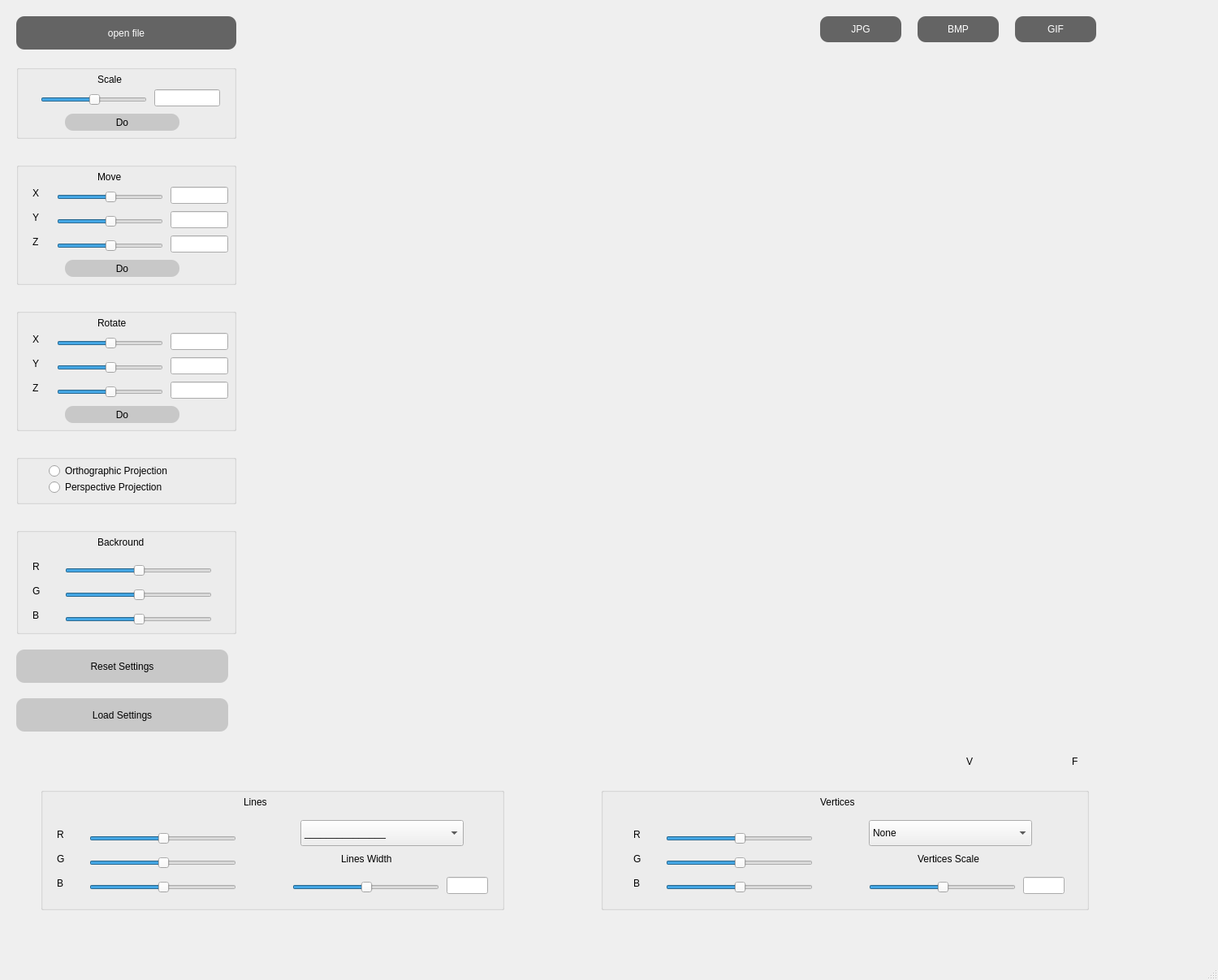
<?xml version="1.0" encoding="UTF-8"?>
<ui version="4.0">
 <class>MainWindow</class>
 <widget class="QMainWindow" name="MainWindow">
  <property name="geometry">
   <rect>
    <x>0</x>
    <y>0</y>
    <width>1500</width>
    <height>1207</height>
   </rect>
  </property>
  <property name="minimumSize">
   <size>
    <width>1000</width>
    <height>1000</height>
   </size>
  </property>
  <property name="maximumSize">
   <size>
    <width>1500</width>
    <height>1500</height>
   </size>
  </property>
  <property name="windowTitle">
   <string>MainWindow</string>
  </property>
  <widget class="QWidget" name="centralwidget">
   <widget class="QPushButton" name="pushButtonOpenFile">
    <property name="geometry">
     <rect>
      <x>20</x>
      <y>20</y>
      <width>271</width>
      <height>41</height>
     </rect>
    </property>
    <property name="styleSheet">
     <string notr="true">QPushButton {
    background-color: rgb(100, 100, 100);
    color: white;
	font: 15px &quot;Apple&quot;;
	border-radius: 10px;
}
QPushButton:pressed {
    background-color: rgb(180, 180, 180);
}</string>
    </property>
    <property name="text">
     <string>open file</string>
    </property>
   </widget>
   <widget class="QGroupBox" name="groupBoxMove">
    <property name="geometry">
     <rect>
      <x>20</x>
      <y>200</y>
      <width>271</width>
      <height>151</height>
     </rect>
    </property>
    <property name="title">
     <string/>
    </property>
    <widget class="QSlider" name="sliderMoveZ">
     <property name="geometry">
      <rect>
       <x>50</x>
       <y>90</y>
       <width>131</width>
       <height>25</height>
      </rect>
     </property>
     <property name="maximumSize">
      <size>
       <width>200</width>
       <height>200</height>
      </size>
     </property>
     <property name="layoutDirection">
      <enum>Qt::LeftToRight</enum>
     </property>
     <property name="sliderPosition">
      <number>50</number>
     </property>
     <property name="orientation">
      <enum>Qt::Horizontal</enum>
     </property>
     <property name="invertedAppearance">
      <bool>false</bool>
     </property>
     <property name="invertedControls">
      <bool>false</bool>
     </property>
    </widget>
    <widget class="QSlider" name="sliderMoveX">
     <property name="geometry">
      <rect>
       <x>50</x>
       <y>30</y>
       <width>131</width>
       <height>25</height>
      </rect>
     </property>
     <property name="maximumSize">
      <size>
       <width>200</width>
       <height>200</height>
      </size>
     </property>
     <property name="layoutDirection">
      <enum>Qt::LeftToRight</enum>
     </property>
     <property name="sliderPosition">
      <number>50</number>
     </property>
     <property name="orientation">
      <enum>Qt::Horizontal</enum>
     </property>
     <property name="invertedAppearance">
      <bool>false</bool>
     </property>
     <property name="invertedControls">
      <bool>false</bool>
     </property>
    </widget>
    <widget class="QLabel" name="labelY">
     <property name="geometry">
      <rect>
       <x>20</x>
       <y>60</y>
       <width>21</width>
       <height>16</height>
      </rect>
     </property>
     <property name="text">
      <string>Y</string>
     </property>
    </widget>
    <widget class="QLabel" name="labelMove">
     <property name="geometry">
      <rect>
       <x>100</x>
       <y>10</y>
       <width>58</width>
       <height>16</height>
      </rect>
     </property>
     <property name="text">
      <string>Move</string>
     </property>
    </widget>
    <widget class="QLabel" name="labelZ">
     <property name="geometry">
      <rect>
       <x>20</x>
       <y>90</y>
       <width>21</width>
       <height>16</height>
      </rect>
     </property>
     <property name="text">
      <string>Z</string>
     </property>
    </widget>
    <widget class="QLabel" name="labelX">
     <property name="geometry">
      <rect>
       <x>20</x>
       <y>30</y>
       <width>21</width>
       <height>16</height>
      </rect>
     </property>
     <property name="text">
      <string>X</string>
     </property>
    </widget>
    <widget class="QSlider" name="sliderMoveY">
     <property name="geometry">
      <rect>
       <x>50</x>
       <y>60</y>
       <width>131</width>
       <height>25</height>
      </rect>
     </property>
     <property name="maximumSize">
      <size>
       <width>200</width>
       <height>200</height>
      </size>
     </property>
     <property name="layoutDirection">
      <enum>Qt::LeftToRight</enum>
     </property>
     <property name="sliderPosition">
      <number>50</number>
     </property>
     <property name="orientation">
      <enum>Qt::Horizontal</enum>
     </property>
     <property name="invertedAppearance">
      <bool>false</bool>
     </property>
     <property name="invertedControls">
      <bool>false</bool>
     </property>
    </widget>
    <widget class="QPushButton" name="MoveButton">
     <property name="geometry">
      <rect>
       <x>60</x>
       <y>120</y>
       <width>141</width>
       <height>21</height>
      </rect>
     </property>
     <property name="styleSheet">
      <string notr="true">QPushButton {
    background-color: rgb(200, 200, 200);
    color: black;
	font: 13px &quot;Apple&quot;;
	border-radius: 10px;
}
QPushButton:pressed {
    background-color: rgb(150, 150, 150);
}</string>
     </property>
     <property name="text">
      <string>Do</string>
     </property>
    </widget>
    <widget class="QLineEdit" name="lineX">
     <property name="geometry">
      <rect>
       <x>190</x>
       <y>30</y>
       <width>71</width>
       <height>21</height>
      </rect>
     </property>
    </widget>
    <widget class="QLineEdit" name="lineY">
     <property name="geometry">
      <rect>
       <x>190</x>
       <y>60</y>
       <width>71</width>
       <height>21</height>
      </rect>
     </property>
    </widget>
    <widget class="QLineEdit" name="lineZ">
     <property name="geometry">
      <rect>
       <x>190</x>
       <y>90</y>
       <width>71</width>
       <height>21</height>
      </rect>
     </property>
    </widget>
   </widget>
   <widget class="QGroupBox" name="groupBoxProjection">
    <property name="geometry">
     <rect>
      <x>20</x>
      <y>560</y>
      <width>271</width>
      <height>61</height>
     </rect>
    </property>
    <property name="title">
     <string/>
    </property>
    <widget class="QRadioButton" name="radioPerspective">
     <property name="geometry">
      <rect>
       <x>40</x>
       <y>30</y>
       <width>181</width>
       <height>20</height>
      </rect>
     </property>
     <property name="text">
      <string>Perspective Projection</string>
     </property>
     <property name="checked">
      <bool>false</bool>
     </property>
    </widget>
    <widget class="QRadioButton" name="radioOrtho">
     <property name="geometry">
      <rect>
       <x>40</x>
       <y>10</y>
       <width>181</width>
       <height>20</height>
      </rect>
     </property>
     <property name="text">
      <string>Orthographic Projection</string>
     </property>
     <property name="checked">
      <bool>false</bool>
     </property>
    </widget>
   </widget>
   <widget class="QGroupBox" name="groupBoxEdges">
    <property name="geometry">
     <rect>
      <x>50</x>
      <y>970</y>
      <width>571</width>
      <height>151</height>
     </rect>
    </property>
    <property name="title">
     <string/>
    </property>
    <widget class="QLabel" name="labelEdges">
     <property name="geometry">
      <rect>
       <x>250</x>
       <y>10</y>
       <width>58</width>
       <height>16</height>
      </rect>
     </property>
     <property name="text">
      <string>Lines</string>
     </property>
    </widget>
    <widget class="QLabel" name="lineLineR">
     <property name="geometry">
      <rect>
       <x>20</x>
       <y>50</y>
       <width>21</width>
       <height>16</height>
      </rect>
     </property>
     <property name="text">
      <string>R</string>
     </property>
    </widget>
    <widget class="QLabel" name="lineLineB">
     <property name="geometry">
      <rect>
       <x>20</x>
       <y>110</y>
       <width>21</width>
       <height>16</height>
      </rect>
     </property>
     <property name="text">
      <string>B</string>
     </property>
    </widget>
    <widget class="QSlider" name="sliderLineB">
     <property name="geometry">
      <rect>
       <x>60</x>
       <y>110</y>
       <width>181</width>
       <height>25</height>
      </rect>
     </property>
     <property name="maximumSize">
      <size>
       <width>200</width>
       <height>200</height>
      </size>
     </property>
     <property name="layoutDirection">
      <enum>Qt::LeftToRight</enum>
     </property>
     <property name="sliderPosition">
      <number>50</number>
     </property>
     <property name="orientation">
      <enum>Qt::Horizontal</enum>
     </property>
     <property name="invertedAppearance">
      <bool>false</bool>
     </property>
     <property name="invertedControls">
      <bool>false</bool>
     </property>
    </widget>
    <widget class="QLabel" name="lineLineG">
     <property name="geometry">
      <rect>
       <x>20</x>
       <y>80</y>
       <width>21</width>
       <height>16</height>
      </rect>
     </property>
     <property name="text">
      <string>G</string>
     </property>
    </widget>
    <widget class="QSlider" name="sliderLineG">
     <property name="geometry">
      <rect>
       <x>60</x>
       <y>80</y>
       <width>181</width>
       <height>25</height>
      </rect>
     </property>
     <property name="maximumSize">
      <size>
       <width>200</width>
       <height>200</height>
      </size>
     </property>
     <property name="layoutDirection">
      <enum>Qt::LeftToRight</enum>
     </property>
     <property name="sliderPosition">
      <number>50</number>
     </property>
     <property name="orientation">
      <enum>Qt::Horizontal</enum>
     </property>
     <property name="invertedAppearance">
      <bool>false</bool>
     </property>
     <property name="invertedControls">
      <bool>false</bool>
     </property>
    </widget>
    <widget class="QSlider" name="sliderLineR">
     <property name="geometry">
      <rect>
       <x>60</x>
       <y>50</y>
       <width>181</width>
       <height>25</height>
      </rect>
     </property>
     <property name="maximumSize">
      <size>
       <width>200</width>
       <height>200</height>
      </size>
     </property>
     <property name="layoutDirection">
      <enum>Qt::LeftToRight</enum>
     </property>
     <property name="sliderPosition">
      <number>50</number>
     </property>
     <property name="orientation">
      <enum>Qt::Horizontal</enum>
     </property>
     <property name="invertedAppearance">
      <bool>false</bool>
     </property>
     <property name="invertedControls">
      <bool>false</bool>
     </property>
    </widget>
    <widget class="QSlider" name="sliderLineWidth">
     <property name="geometry">
      <rect>
       <x>310</x>
       <y>110</y>
       <width>181</width>
       <height>25</height>
      </rect>
     </property>
     <property name="maximumSize">
      <size>
       <width>200</width>
       <height>200</height>
      </size>
     </property>
     <property name="layoutDirection">
      <enum>Qt::LeftToRight</enum>
     </property>
     <property name="sliderPosition">
      <number>50</number>
     </property>
     <property name="orientation">
      <enum>Qt::Horizontal</enum>
     </property>
     <property name="invertedAppearance">
      <bool>false</bool>
     </property>
     <property name="invertedControls">
      <bool>false</bool>
     </property>
    </widget>
    <widget class="QLabel" name="labelEdgesWidth">
     <property name="geometry">
      <rect>
       <x>370</x>
       <y>80</y>
       <width>91</width>
       <height>16</height>
      </rect>
     </property>
     <property name="text">
      <string>Lines Width</string>
     </property>
    </widget>
    <widget class="QLineEdit" name="lineLineWidth">
     <property name="geometry">
      <rect>
       <x>500</x>
       <y>110</y>
       <width>51</width>
       <height>21</height>
      </rect>
     </property>
    </widget>
    <widget class="QComboBox" name="comboBox">
     <property name="geometry">
      <rect>
       <x>320</x>
       <y>40</y>
       <width>201</width>
       <height>32</height>
      </rect>
     </property>
     <item>
      <property name="text">
       <string>_______________</string>
      </property>
     </item>
     <item>
      <property name="text">
       <string>. . . . . . . . . . . . . . . . . </string>
      </property>
     </item>
     <item>
      <property name="text">
       <string>- - - - - - - - - - - - </string>
      </property>
     </item>
    </widget>
   </widget>
   <widget class="QGroupBox" name="groupBoxRotate">
    <property name="geometry">
     <rect>
      <x>20</x>
      <y>380</y>
      <width>271</width>
      <height>151</height>
     </rect>
    </property>
    <property name="title">
     <string/>
    </property>
    <widget class="QSlider" name="sliderRotateZ">
     <property name="geometry">
      <rect>
       <x>50</x>
       <y>90</y>
       <width>131</width>
       <height>25</height>
      </rect>
     </property>
     <property name="maximumSize">
      <size>
       <width>200</width>
       <height>200</height>
      </size>
     </property>
     <property name="layoutDirection">
      <enum>Qt::LeftToRight</enum>
     </property>
     <property name="sliderPosition">
      <number>50</number>
     </property>
     <property name="orientation">
      <enum>Qt::Horizontal</enum>
     </property>
     <property name="invertedAppearance">
      <bool>false</bool>
     </property>
     <property name="invertedControls">
      <bool>false</bool>
     </property>
    </widget>
    <widget class="QSlider" name="sliderRotateX">
     <property name="geometry">
      <rect>
       <x>50</x>
       <y>30</y>
       <width>131</width>
       <height>25</height>
      </rect>
     </property>
     <property name="maximumSize">
      <size>
       <width>200</width>
       <height>200</height>
      </size>
     </property>
     <property name="layoutDirection">
      <enum>Qt::LeftToRight</enum>
     </property>
     <property name="sliderPosition">
      <number>50</number>
     </property>
     <property name="orientation">
      <enum>Qt::Horizontal</enum>
     </property>
     <property name="invertedAppearance">
      <bool>false</bool>
     </property>
     <property name="invertedControls">
      <bool>false</bool>
     </property>
    </widget>
    <widget class="QLabel" name="lineRotateY">
     <property name="geometry">
      <rect>
       <x>20</x>
       <y>60</y>
       <width>21</width>
       <height>16</height>
      </rect>
     </property>
     <property name="text">
      <string>Y</string>
     </property>
    </widget>
    <widget class="QLabel" name="lineRotate">
     <property name="geometry">
      <rect>
       <x>100</x>
       <y>10</y>
       <width>58</width>
       <height>16</height>
      </rect>
     </property>
     <property name="text">
      <string>Rotate</string>
     </property>
    </widget>
    <widget class="QLabel" name="lineRotateZ">
     <property name="geometry">
      <rect>
       <x>20</x>
       <y>90</y>
       <width>21</width>
       <height>16</height>
      </rect>
     </property>
     <property name="text">
      <string>Z</string>
     </property>
    </widget>
    <widget class="QLabel" name="lineRotateX">
     <property name="geometry">
      <rect>
       <x>20</x>
       <y>30</y>
       <width>21</width>
       <height>16</height>
      </rect>
     </property>
     <property name="text">
      <string>X</string>
     </property>
    </widget>
    <widget class="QSlider" name="sliderRotateY">
     <property name="geometry">
      <rect>
       <x>50</x>
       <y>60</y>
       <width>131</width>
       <height>25</height>
      </rect>
     </property>
     <property name="maximumSize">
      <size>
       <width>200</width>
       <height>200</height>
      </size>
     </property>
     <property name="layoutDirection">
      <enum>Qt::LeftToRight</enum>
     </property>
     <property name="sliderPosition">
      <number>50</number>
     </property>
     <property name="orientation">
      <enum>Qt::Horizontal</enum>
     </property>
     <property name="invertedAppearance">
      <bool>false</bool>
     </property>
     <property name="invertedControls">
      <bool>false</bool>
     </property>
    </widget>
    <widget class="QPushButton" name="RotateButton">
     <property name="geometry">
      <rect>
       <x>60</x>
       <y>120</y>
       <width>141</width>
       <height>21</height>
      </rect>
     </property>
     <property name="styleSheet">
      <string notr="true">QPushButton {
    background-color: rgb(200, 200, 200);
    color: black;
	font: 13px &quot;Apple&quot;;
	border-radius: 10px;
}
QPushButton:pressed {
    background-color: rgb(150, 150, 150);
}</string>
     </property>
     <property name="text">
      <string>Do</string>
     </property>
    </widget>
    <widget class="QLineEdit" name="lineRotX">
     <property name="geometry">
      <rect>
       <x>190</x>
       <y>30</y>
       <width>71</width>
       <height>21</height>
      </rect>
     </property>
    </widget>
    <widget class="QLineEdit" name="lineRotY">
     <property name="geometry">
      <rect>
       <x>190</x>
       <y>60</y>
       <width>71</width>
       <height>21</height>
      </rect>
     </property>
    </widget>
    <widget class="QLineEdit" name="lineRotZ">
     <property name="geometry">
      <rect>
       <x>190</x>
       <y>90</y>
       <width>71</width>
       <height>21</height>
      </rect>
     </property>
    </widget>
   </widget>
   <widget class="QGroupBox" name="groupBoxVertices">
    <property name="geometry">
     <rect>
      <x>740</x>
      <y>970</y>
      <width>601</width>
      <height>151</height>
     </rect>
    </property>
    <property name="title">
     <string/>
    </property>
    <widget class="QLabel" name="labelVertices">
     <property name="geometry">
      <rect>
       <x>270</x>
       <y>10</y>
       <width>58</width>
       <height>16</height>
      </rect>
     </property>
     <property name="text">
      <string>Vertices</string>
     </property>
    </widget>
    <widget class="QLabel" name="labelVertScale">
     <property name="geometry">
      <rect>
       <x>390</x>
       <y>80</y>
       <width>91</width>
       <height>16</height>
      </rect>
     </property>
     <property name="text">
      <string>Vertices Scale</string>
     </property>
    </widget>
    <widget class="QLineEdit" name="lineVertScale">
     <property name="geometry">
      <rect>
       <x>520</x>
       <y>110</y>
       <width>51</width>
       <height>21</height>
      </rect>
     </property>
    </widget>
    <widget class="QSlider" name="sliderVertR">
     <property name="geometry">
      <rect>
       <x>80</x>
       <y>50</y>
       <width>181</width>
       <height>25</height>
      </rect>
     </property>
     <property name="maximumSize">
      <size>
       <width>200</width>
       <height>200</height>
      </size>
     </property>
     <property name="layoutDirection">
      <enum>Qt::LeftToRight</enum>
     </property>
     <property name="sliderPosition">
      <number>50</number>
     </property>
     <property name="orientation">
      <enum>Qt::Horizontal</enum>
     </property>
     <property name="invertedAppearance">
      <bool>false</bool>
     </property>
     <property name="invertedControls">
      <bool>false</bool>
     </property>
    </widget>
    <widget class="QSlider" name="sliderVertScale">
     <property name="geometry">
      <rect>
       <x>330</x>
       <y>110</y>
       <width>181</width>
       <height>25</height>
      </rect>
     </property>
     <property name="maximumSize">
      <size>
       <width>200</width>
       <height>200</height>
      </size>
     </property>
     <property name="layoutDirection">
      <enum>Qt::LeftToRight</enum>
     </property>
     <property name="sliderPosition">
      <number>50</number>
     </property>
     <property name="orientation">
      <enum>Qt::Horizontal</enum>
     </property>
     <property name="invertedAppearance">
      <bool>false</bool>
     </property>
     <property name="invertedControls">
      <bool>false</bool>
     </property>
    </widget>
    <widget class="QSlider" name="sliderVertG">
     <property name="geometry">
      <rect>
       <x>80</x>
       <y>80</y>
       <width>181</width>
       <height>25</height>
      </rect>
     </property>
     <property name="maximumSize">
      <size>
       <width>200</width>
       <height>200</height>
      </size>
     </property>
     <property name="layoutDirection">
      <enum>Qt::LeftToRight</enum>
     </property>
     <property name="sliderPosition">
      <number>50</number>
     </property>
     <property name="orientation">
      <enum>Qt::Horizontal</enum>
     </property>
     <property name="invertedAppearance">
      <bool>false</bool>
     </property>
     <property name="invertedControls">
      <bool>false</bool>
     </property>
    </widget>
    <widget class="QLabel" name="lineVertG">
     <property name="geometry">
      <rect>
       <x>40</x>
       <y>80</y>
       <width>21</width>
       <height>16</height>
      </rect>
     </property>
     <property name="text">
      <string>G</string>
     </property>
    </widget>
    <widget class="QLabel" name="lineVertB">
     <property name="geometry">
      <rect>
       <x>40</x>
       <y>110</y>
       <width>21</width>
       <height>16</height>
      </rect>
     </property>
     <property name="text">
      <string>B</string>
     </property>
    </widget>
    <widget class="QLabel" name="lineVertR">
     <property name="geometry">
      <rect>
       <x>40</x>
       <y>50</y>
       <width>21</width>
       <height>16</height>
      </rect>
     </property>
     <property name="text">
      <string>R</string>
     </property>
    </widget>
    <widget class="QSlider" name="sliderVertB">
     <property name="geometry">
      <rect>
       <x>80</x>
       <y>110</y>
       <width>181</width>
       <height>25</height>
      </rect>
     </property>
     <property name="maximumSize">
      <size>
       <width>200</width>
       <height>200</height>
      </size>
     </property>
     <property name="layoutDirection">
      <enum>Qt::LeftToRight</enum>
     </property>
     <property name="sliderPosition">
      <number>50</number>
     </property>
     <property name="orientation">
      <enum>Qt::Horizontal</enum>
     </property>
     <property name="invertedAppearance">
      <bool>false</bool>
     </property>
     <property name="invertedControls">
      <bool>false</bool>
     </property>
    </widget>
    <widget class="QComboBox" name="comboBoxVert">
     <property name="geometry">
      <rect>
       <x>330</x>
       <y>40</y>
       <width>201</width>
       <height>32</height>
      </rect>
     </property>
     <item>
      <property name="text">
       <string>None</string>
      </property>
     </item>
     <item>
      <property name="text">
       <string>●</string>
      </property>
     </item>
     <item>
      <property name="text">
       <string>■</string>
      </property>
     </item>
    </widget>
   </widget>
   <widget class="QLabel" name="labelPashFile">
    <property name="geometry">
     <rect>
      <x>20</x>
      <y>930</y>
      <width>1161</width>
      <height>16</height>
     </rect>
    </property>
    <property name="text">
     <string/>
    </property>
   </widget>
   <widget class="QLabel" name="labelF">
    <property name="geometry">
     <rect>
      <x>1320</x>
      <y>930</y>
      <width>58</width>
      <height>16</height>
     </rect>
    </property>
    <property name="text">
     <string>F</string>
    </property>
   </widget>
   <widget class="QLabel" name="labelCountV">
    <property name="geometry">
     <rect>
      <x>1250</x>
      <y>930</y>
      <width>58</width>
      <height>16</height>
     </rect>
    </property>
    <property name="text">
     <string/>
    </property>
   </widget>
   <widget class="QLabel" name="labelCountF">
    <property name="geometry">
     <rect>
      <x>1390</x>
      <y>930</y>
      <width>58</width>
      <height>16</height>
     </rect>
    </property>
    <property name="text">
     <string/>
    </property>
   </widget>
   <widget class="QLabel" name="labelV">
    <property name="geometry">
     <rect>
      <x>1190</x>
      <y>930</y>
      <width>58</width>
      <height>16</height>
     </rect>
    </property>
    <property name="text">
     <string>V</string>
    </property>
   </widget>
   <widget class="QPushButton" name="pushButtonJPG">
    <property name="geometry">
     <rect>
      <x>1010</x>
      <y>20</y>
      <width>100</width>
      <height>32</height>
     </rect>
    </property>
    <property name="styleSheet">
     <string notr="true">QPushButton {
    background-color: rgb(100, 100, 100);
    color: white;
	font: 14px &quot;Apple&quot;;
	border-radius: 10px;
}
QPushButton:pressed {
    background-color: rgb(180, 180, 180);
}</string>
    </property>
    <property name="text">
     <string>JPG</string>
    </property>
   </widget>
   <widget class="QPushButton" name="pushButtonBMP">
    <property name="geometry">
     <rect>
      <x>1130</x>
      <y>20</y>
      <width>100</width>
      <height>32</height>
     </rect>
    </property>
    <property name="styleSheet">
     <string notr="true">QPushButton {
    background-color: rgb(100, 100, 100);
    color: white;
	font: 14px &quot;Apple&quot;;
	border-radius: 10px;
}
QPushButton:pressed {
    background-color: rgb(180, 180, 180);
}</string>
    </property>
    <property name="text">
     <string>BMP</string>
    </property>
   </widget>
   <widget class="QPushButton" name="pushButtonGIF">
    <property name="geometry">
     <rect>
      <x>1250</x>
      <y>20</y>
      <width>100</width>
      <height>32</height>
     </rect>
    </property>
    <property name="styleSheet">
     <string notr="true">QPushButton {
    background-color: rgb(100, 100, 100);
    color: white;
	font: 14px &quot;Apple&quot;;
	border-radius: 10px;
}
QPushButton:pressed {
    background-color: rgb(180, 180, 180);
}</string>
    </property>
    <property name="text">
     <string>GIF</string>
    </property>
   </widget>
   <widget class="MyOpenGLWidget" name="widget" native="true">
    <property name="geometry">
     <rect>
      <x>310</x>
      <y>60</y>
      <width>1161</width>
      <height>831</height>
     </rect>
    </property>
   </widget>
   <widget class="QGroupBox" name="groupBoxScale">
    <property name="geometry">
     <rect>
      <x>20</x>
      <y>80</y>
      <width>271</width>
      <height>91</height>
     </rect>
    </property>
    <property name="title">
     <string/>
    </property>
    <widget class="QSlider" name="sliderScale">
     <property name="geometry">
      <rect>
       <x>30</x>
       <y>30</y>
       <width>131</width>
       <height>25</height>
      </rect>
     </property>
     <property name="maximumSize">
      <size>
       <width>200</width>
       <height>200</height>
      </size>
     </property>
     <property name="layoutDirection">
      <enum>Qt::LeftToRight</enum>
     </property>
     <property name="sliderPosition">
      <number>50</number>
     </property>
     <property name="orientation">
      <enum>Qt::Horizontal</enum>
     </property>
     <property name="invertedAppearance">
      <bool>false</bool>
     </property>
     <property name="invertedControls">
      <bool>false</bool>
     </property>
    </widget>
    <widget class="QLabel" name="labelScale">
     <property name="geometry">
      <rect>
       <x>100</x>
       <y>10</y>
       <width>58</width>
       <height>16</height>
      </rect>
     </property>
     <property name="text">
      <string>Scale</string>
     </property>
    </widget>
    <widget class="QPushButton" name="ScaleButton">
     <property name="geometry">
      <rect>
       <x>60</x>
       <y>60</y>
       <width>141</width>
       <height>21</height>
      </rect>
     </property>
     <property name="styleSheet">
      <string notr="true">QPushButton {
    background-color: rgb(200, 200, 200);
    color: black;
	font: 13px &quot;Apple&quot;;
	border-radius: 10px;
}
QPushButton:pressed {
    background-color: rgb(150, 150, 150);
}</string>
     </property>
     <property name="text">
      <string>Do</string>
     </property>
    </widget>
    <widget class="QLineEdit" name="lineScale">
     <property name="geometry">
      <rect>
       <x>170</x>
       <y>30</y>
       <width>81</width>
       <height>21</height>
      </rect>
     </property>
    </widget>
   </widget>
   <widget class="QGroupBox" name="groupBoxBackround">
    <property name="geometry">
     <rect>
      <x>20</x>
      <y>650</y>
      <width>271</width>
      <height>131</height>
     </rect>
    </property>
    <property name="title">
     <string/>
    </property>
    <widget class="QSlider" name="sliderBackroundR">
     <property name="geometry">
      <rect>
       <x>60</x>
       <y>40</y>
       <width>181</width>
       <height>25</height>
      </rect>
     </property>
     <property name="maximumSize">
      <size>
       <width>200</width>
       <height>200</height>
      </size>
     </property>
     <property name="layoutDirection">
      <enum>Qt::LeftToRight</enum>
     </property>
     <property name="sliderPosition">
      <number>50</number>
     </property>
     <property name="orientation">
      <enum>Qt::Horizontal</enum>
     </property>
     <property name="invertedAppearance">
      <bool>false</bool>
     </property>
     <property name="invertedControls">
      <bool>false</bool>
     </property>
    </widget>
    <widget class="QLabel" name="labelBackround">
     <property name="geometry">
      <rect>
       <x>100</x>
       <y>10</y>
       <width>91</width>
       <height>16</height>
      </rect>
     </property>
     <property name="text">
      <string>Backround</string>
     </property>
    </widget>
    <widget class="QLabel" name="lineBackR">
     <property name="geometry">
      <rect>
       <x>20</x>
       <y>40</y>
       <width>21</width>
       <height>16</height>
      </rect>
     </property>
     <property name="text">
      <string>R</string>
     </property>
    </widget>
    <widget class="QSlider" name="sliderBackroundG">
     <property name="geometry">
      <rect>
       <x>60</x>
       <y>70</y>
       <width>181</width>
       <height>25</height>
      </rect>
     </property>
     <property name="maximumSize">
      <size>
       <width>200</width>
       <height>200</height>
      </size>
     </property>
     <property name="layoutDirection">
      <enum>Qt::LeftToRight</enum>
     </property>
     <property name="sliderPosition">
      <number>50</number>
     </property>
     <property name="orientation">
      <enum>Qt::Horizontal</enum>
     </property>
     <property name="invertedAppearance">
      <bool>false</bool>
     </property>
     <property name="invertedControls">
      <bool>false</bool>
     </property>
    </widget>
    <widget class="QSlider" name="sliderBackroundB">
     <property name="geometry">
      <rect>
       <x>60</x>
       <y>100</y>
       <width>181</width>
       <height>25</height>
      </rect>
     </property>
     <property name="maximumSize">
      <size>
       <width>200</width>
       <height>200</height>
      </size>
     </property>
     <property name="layoutDirection">
      <enum>Qt::LeftToRight</enum>
     </property>
     <property name="sliderPosition">
      <number>50</number>
     </property>
     <property name="orientation">
      <enum>Qt::Horizontal</enum>
     </property>
     <property name="invertedAppearance">
      <bool>false</bool>
     </property>
     <property name="invertedControls">
      <bool>false</bool>
     </property>
    </widget>
    <widget class="QLabel" name="lineBackG">
     <property name="geometry">
      <rect>
       <x>20</x>
       <y>70</y>
       <width>21</width>
       <height>16</height>
      </rect>
     </property>
     <property name="text">
      <string>G</string>
     </property>
    </widget>
    <widget class="QLabel" name="lineBackB">
     <property name="geometry">
      <rect>
       <x>20</x>
       <y>100</y>
       <width>21</width>
       <height>16</height>
      </rect>
     </property>
     <property name="text">
      <string>B</string>
     </property>
    </widget>
   </widget>
   <widget class="QPushButton" name="ResetSettings">
    <property name="geometry">
     <rect>
      <x>20</x>
      <y>800</y>
      <width>261</width>
      <height>41</height>
     </rect>
    </property>
    <property name="styleSheet">
     <string notr="true">QPushButton {
    background-color: rgb(200, 200, 200);
    color: black;
	font: 13px &quot;Apple&quot;;
	border-radius: 10px;
}
QPushButton:pressed {
    background-color: rgb(150, 150, 150);
}</string>
    </property>
    <property name="text">
     <string>Reset Settings</string>
    </property>
   </widget>
   <widget class="QPushButton" name="LoadSettings">
    <property name="geometry">
     <rect>
      <x>20</x>
      <y>860</y>
      <width>261</width>
      <height>41</height>
     </rect>
    </property>
    <property name="styleSheet">
     <string notr="true">QPushButton {
    background-color: rgb(200, 200, 200);
    color: black;
	font: 13px &quot;Apple&quot;;
	border-radius: 10px;
}
QPushButton:pressed {
    background-color: rgb(150, 150, 150);
}</string>
    </property>
    <property name="text">
     <string>Load Settings</string>
    </property>
   </widget>
  </widget>
  <widget class="QMenuBar" name="menubar">
   <property name="geometry">
    <rect>
     <x>0</x>
     <y>0</y>
     <width>1500</width>
     <height>24</height>
    </rect>
   </property>
  </widget>
  <widget class="QStatusBar" name="statusbar"/>
 </widget>
 <customwidgets>
  <customwidget>
   <class>MyOpenGLWidget</class>
   <extends>QWidget</extends>
   <header location="global">myopenglwidget.h</header>
   <container>1</container>
  </customwidget>
 </customwidgets>
 <resources/>
 <connections/>
</ui>
